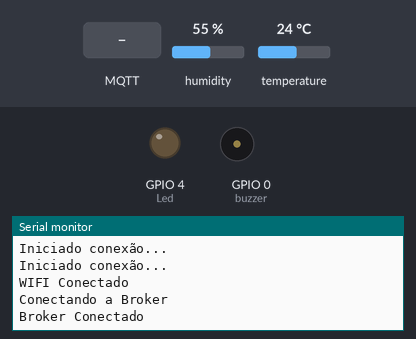
This sketch was run on a simulated ESP8266 (NodeMCU). On the bench: output pins drawn as LEDs (lit = HIGH), buzzer (waves = sounding, pin HIGH), the last lines printed to the serial monitor. Inputs (shaded band) come from the test bench; at power-on: humidity 55 %, temperature 24 °C. WiFi joins after 1.5 s; servers stay silent unless stated; no MQTT or app messages arrive unless stated; pins used as bus, display or sensor lines are not drawn.

Above: at 2.7 s.
2.8 s: MQTT message "Receber/Dados" arrives on the first subscribed topic
At 3.6 s:
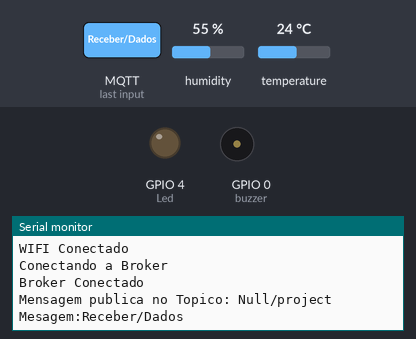
4.3 s: MQTT message "1" arrives on the first subscribed topic
At 4.8 s:
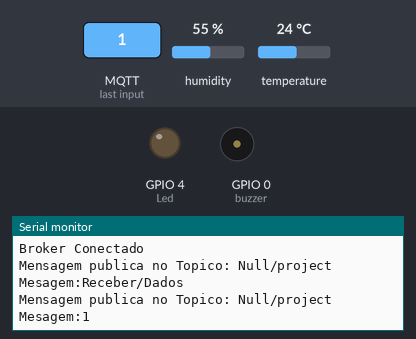
5.8 s: MQTT message "on" arrives on the first subscribed topic
At 7.1 s:
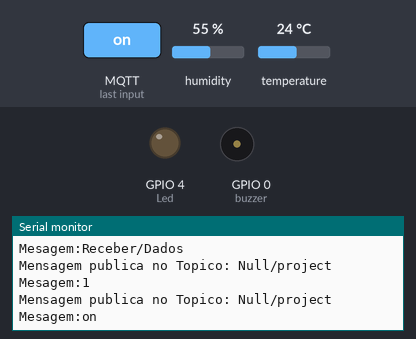

Measured:
- after the input at 2.8 s, the serial monitor: prints a new line at once (image 1)
- after the input at 4.3 s, the serial monitor: prints a new line at once (image 2)
- after the input at 5.8 s, the serial monitor: prints a new line at once (image 3)

The sketch:

ProjectB.ino
```cpp
#include <ESP8266WiFi.h> // Adciona a Biblioteca que permite que o ESP Conecte a o WIFI
#include <PubSubClient.h> // Adciona a Biblioteca que Permite que o ESP conecte a o MQTT
#include <DHT.h> //Biblioteca para funcionamento do sensor de temperatura e umidade DHT11
#include "Secrets.h" // importa as variaveis de senha e login do broker MQTT e do WiFI
#include "Mqtt.h" // importa os topicos usados pelo programa

#define sensorvcc 5 //Define o pino de energia que sera usado pelo sensor de nivel de agua
#define sensorsinal 17  //Define o pino de leitura do sensor de nivel de agua

#define Led 4 // Define o pino do Led

const int buzzer = 0; // Define o pino do buzzer

#define DHTPIN 2 //Pino digital D2 (GPIO5) conectado ao DHT11
#define DHTTYPE DHT11 //Tipo do sensor DHT11

DHT dht(DHTPIN, DHTTYPE); //Inicializando o objeto dht do tipo DHT passando como parâmetro o pino (DHTPIN) e o tipo do sensor (DHTTYPE)

float temperatura; //variável para armazenar a temperatura
float umidade; //Variável para armazenar a umidade

int val = 0; // Cria a variavel Val que armazena o valor lido pelo sensor de nivel de agua

String msg; // Criar a variavel do tipo String msg

unsigned long previousMillis = 0; // Define o tempo anterior como zero

const long intervalo = 20000; // define o intervalo para 20000 que pra nos pode ser lido 20 segundos

WiFiClient espClient; // Criar a variavel que sera usada para conectar no WIFI
PubSubClient client(espClient); // Criar a variavel que sera usada para conectar no Broker

void setup() {
 pinMode(sensorvcc, OUTPUT); // Define o pino vcc do sensor de nivel de agua como um output

  digitalWrite(sensorvcc, LOW); // Deixa o pino vcc do sendor de nivel de agua em LOW

  pinMode(buzzer,OUTPUT); // Define o buzzer como um output

  pinMode(Led, OUTPUT); // Define o led como um output

  Serial.begin(9600); // Define que o monitor serial sera iniciado na Configuração 115200

  dht.begin(); // inicia o sensor de umidade e temperatura

  //Inicia a Conexão com o WIFI
  WiFi.begin(ssid, password); // Inicia a conexão com o WIFI
  while (WiFi.status() != WL_CONNECTED) { // Aguarda ate o Wifi estar conectado
      delay(500); // Espera 500 milisegundo
      Serial.println("Iniciado conexão..."); // Mostrar no monitor serial o texto Iniciado conexão.
  }
  Serial.println("WIFI Conectado"); // Quando o WIFI conectar mostrar no monitor serial o texto WIFI Conectado
  // Termina de Conectar com o WIFI

  //Inicia a Conexão com o MQTT
  client.setServer(mqtt_broker, mqtt_port); // Inicia a conexão com o Broker
  client.setCallback(callback); // Verifica a resposta
  while (!client.connected()) { // Aguarda ate o Broker estar conectado
      String client_id = "esp8266-client-dw"; // Define o ID que o ESP usara no Broker
      client_id += String(WiFi.macAddress()); // Criar um ID usando o MAC address para que nao aja conflito de ids
      Serial.printf("Conectando a Broker\n", client_id.c_str());
      if (client.connect(client_id.c_str(), mqtt_username, mqtt_password)) { // coloca o mqtt_username e o mqtt_password para que seja feito o login no Broker
           Serial.println("Broker Conectado"); // Mostrar no monitor serial o texto Broker Conectado
      } else { // Caso nao consiga se conectar a o Broker
          Serial.print("Falha na conexão"); // Mostrar no monitor serial o texto Falha na conexão
          Serial.print(client.state()); // Mostrar no monitor serial o Status da conexão
          delay(2000); // Aguarda dois segundos para uma nova conexão
      }
  }
  //Termina de conectar com MQTT


  client.subscribe(topicProject); // Se inscreve no Topico para receber futuras mensagem de resposta
  client.publish(topicProject, "Null/ESP"); // Publica no topico defino A mesagem Null/ESP
  client.subscribe(topicNivel); // Se inscreve no Topico para pode enviar mensagem do nivel do sensor
  client.subscribe(NivelPorcentagem); // Se inscreve no Topico para pode enviar o valor em porcentagem do sensor
  client.subscribe(topicUmidade); // Se inscreve no Topico para pode enviar mensagem da umidade
  client.subscribe(topicTemperatura); // Se inscreve no Topico para pode enviar mensagem da Temperatura

}

void callback(char *topic, byte *payload, unsigned int length) { // Caso tenha uma mensagem do broker
  Serial.print("Mensagem publica no Topico: "); // Mostrar no monitor serial o texto Mensagem publica no Topico:
  Serial.println(topic); // Mostrar no monitor serial o Topico
  Serial.print("Mesagem:"); // Mostrar no monitor serial o texto Mensagem:

  String msg; // Reseta a messagem para que nao haja erro

  for (int i = 0; i < length; i++) { // Cria um For para receber a messagem
      Serial.print((char) payload[i]); // Mostra no monitor seril cada letra da mesagem
      char c = ((char) payload[i]); // Amarzena as letras na variavel c
      msg += c; // Armazena as letras para criar a mesagem
  }

  if(msg == "Receber/Dados"){ // Verifica se a mensagem recebida e Receber/Dados
    Dados(); // Ativa a funcao de enviar dados
  }

  Serial.println(); // Pula uma linha
}

void loop() {
  client.loop(); //Inicia o loop de conexão

  unsigned long currentMillis = millis(); // Cria a variavel do tempo de execucao no momento

  if (currentMillis - previousMillis >= intervalo){ //Verifica se o intervalo já foi atingido
     previousMillis = currentMillis; // Define o tempo tempo anterior oomo o tempo atual
     Dados();
  }
}

void Dados(){
    int level = readSensor(); // exuta a funcao de leitura do sensor e armazena o valor de val na variavel level
    int porcetagem = map(level, 0, 650, 0, 100);//pega o valor lido que vai de 0 a 650 e converte em porcentagem
    String agua = String(level); // tranforma a variavel level em string e armazena na variavel agua
    String porcetagemdeagua = String(porcetagem); // tranforma a variavel level em string e armazena na variavel agua

    client.publish(topicNivel, agua.c_str()); // publica no topico NivelAlert o valor lido pelo sensor de nivel de agua
    client.publish(NivelPorcentagem, porcetagemdeagua.c_str()); // publica no topico NivelAlert o valor lido pelo sensor de nivel de agua

    temperatura = dht.readTemperature();  //Realiza a leitura da temperatura
    umidade = dht.readHumidity(); //Realiza a leitura da umidade

    String tempe = String(temperatura); // Transfora o valor da temperatura em uma string
    String umi = String(umidade); // Transfora o valor da Umidade em uma string

    client.publish(topicUmidade, umi.c_str()); // Publica o valor da Umidade no topico de Umidade
    client.publish(topicTemperatura, tempe.c_str()); // Publica o valor da temperatura no topico de temperatura
}

int readSensor() {  // Funcao que le os dados do sensor
digitalWrite(sensorvcc, HIGH); // Deixa o pino ligado a vcc do sensor de nivel de agua HIGH
delay(10); // Espera 10 milisegundos
val = analogRead(sensorsinal); // faz a leitura do sensor
digitalWrite(sensorvcc, LOW);  // Deixa o pino ligado a vcc do sensor de nivel de agua LOW
return val; // Retorna a variavel com valor lido no sensor
}
```

Mqtt.h
```cpp
const char *mqtt_broker = "mqtt.internetecoisas.com.br"; // Cria a variavel mqtt_broker onde fica armazenado o URL do Broker
const char *topicProject = "Null/project"; // Cria a variavel topicProject usada para sabermos se a Conexão foi bem sucedida
const char *topicNivelAlert = "Null/NivelAlert"; // Cria a variavel topicNivelAlert onde sera publicado a Mensagem de aviso
const char *NivelPorcentagem = "Null/NivelPorcentagem"; // Cria a variavel NivelPorcentagem onde sera usada para publicar as porcetagem de nivel do sensor
const char *topicNivel = "Null/Nivel"; // Cria a variavel topicNivel onde sera publicado os valores lidos pelo sensor de nivel de agua
const char *topicUmidade = "Null/Umidade"; // Cria a variavel topicUmidade onde sera publicado os valores lidos pelo sensor de Umidade
const char *topicTemperatura = "Null/Temperatura"; // Cria a variavel topicTemperatura  onde sera publicado os valores lidos pelo sensor de Temperatura
const int mqtt_port = 1883; // Criar a variavel mqtt_port onde ficara a armazenado a porta onde o Broker estar localizada
```

Secrets.h
```cpp
const char *ssid = ""; // Cria a variavel ssid onde sera armarzenado o nome do WIFI que o ESP se conectara
const char *password = "";  // Cria a variavel password onde sera armarzenado a sebga do WIFI que o ESP se conectara

const char *mqtt_username = ""; // Cria a variavel mqtt_username onde fica armazenado o login que sera usado para conectar no Broker
const char *mqtt_password = ""; // Cria a variavel mqtt_password onde fica armazenado a senha que sera usado para conectar no Broker
```
